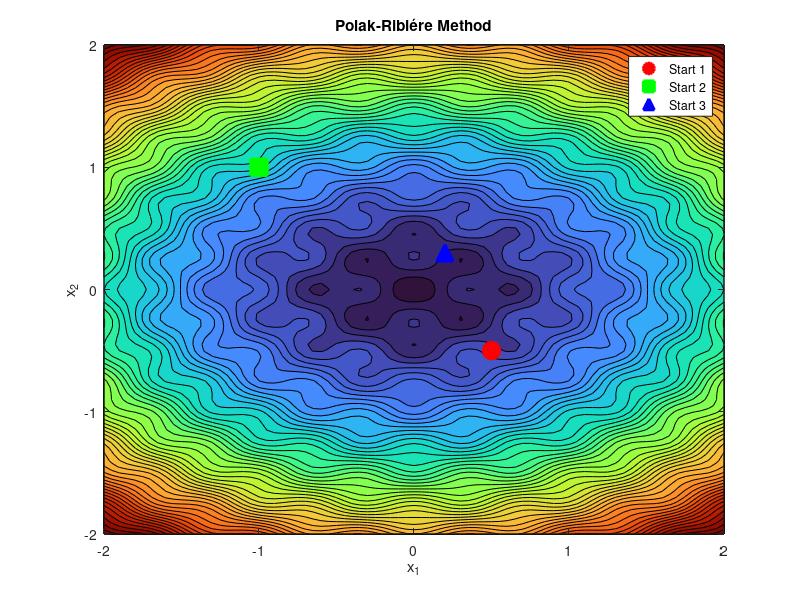

Recreate this plot in MATLAB. (Note: this script raises an error after producing the figure.)
% ================================
% POLAK-RIBIÈRE ALGORITHM (PR)
% ================================

figure('Position', [100, 100, 800, 600]); % Geniş ekran
set(gca, 'FontSize', 14)

% Grid ve kontur
X1 = -2:0.05:2;
X2 = -2:0.05:2;
[x1, x2] = meshgrid(X1, X2);
F = x1.^2 + 2*x2.^2 - 0.3*cos(3*pi*x1).*cos(4*pi*x2) + 0.3;

contourf(x1, x2, F, 50)
colormap turbo
hold on
title('Polak-Ribiére Method')
xlabel('x_1'); ylabel('x_2');
axis([-2 2 -2 2])

% Başlangıç noktaları
x_init = [0.5 -0.5; -1 1; 0.2 0.3]';
colors = ['r', 'g', 'b'];
markers = ['o', 's', '^'];
epsilon = 1e-4;
max_iter = 100;

% Legend objeleri
h1 = plot(x_init(1,1), x_init(2,1), 'ro', 'MarkerSize', 12, ...
    'LineWidth', 2, 'MarkerFaceColor', 'r');
h2 = plot(x_init(1,2), x_init(2,2), 'gs', 'MarkerSize', 12, ...
    'LineWidth', 2, 'MarkerFaceColor', 'g');
h3 = plot(x_init(1,3), x_init(2,3), 'b^', 'MarkerSize', 12, ...
    'LineWidth', 2, 'MarkerFaceColor', 'b');

legend([h1 h2 h3], {'Start 1', 'Start 2', 'Start 3'}, 'Location', 'best')

% Algoritma başlıyor
for i = 1:3
    x = x_init(:, i);
    g = gradfunc_tgt(x);
    d = -g;
    k = 1;

    fprintf('\nPolak-Ribiére, Başlangıç Noktası %d:\n', i)
    fprintf('k=%d, x=[%.4f %.4f], f=%.4f\n', k, x(1), x(2), func_tgt(x));

    while norm(g) > epsilon && k < max_iter
        alpha = 0.03;
        x_new = x + alpha * d;
        g_new = gradfunc_tgt(x_new);
        beta_PR = (g_new' * (g_new - g)) / (g' * g);
        d = -g_new + beta_PR * d;

        plot(x_new(1), x_new(2), [colors(i) '*'], 'MarkerSize', 9, 'LineWidth', 1.5)

        x = x_new;
        g = g_new;
        k = k + 1;

        fprintf('k=%d, x=[%.4f %.4f], f=%.4f, grad norm=%.6f\n', ...
            k, x(1), x(2), func_tgt(x), norm(g))
    end
end
